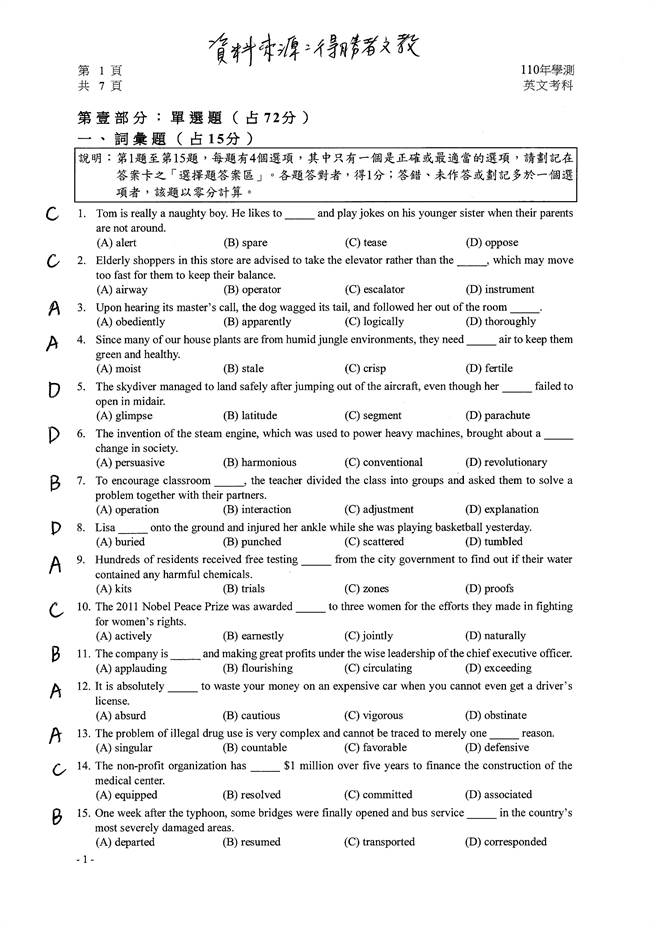
#> input picture EAST_AND_HOUGH_CUT_IMAGE/test.jpg, 656 x 928 px
$ python cut_space.py
#> lines starting #> are read from the running program, lines starting #| are printed output that depends on the picture; after the words box and inside, x2 and y2 are one past the last pixel; in counts of white or black regions, pixels touching at a corner belong together
import numpy as np
import cv2

def hough():
    img = cv2.imread("test.jpg")
#> img is the input picture: shape (928, 656, 3); min 0, max 255, mean 239.2
    gray = cv2.cvtColor(img, cv2.COLOR_BGR2GRAY)
    thresh = cv2.threshold(gray, 0, 255, cv2.THRESH_BINARY_INV + cv2.THRESH_OTSU)[1]
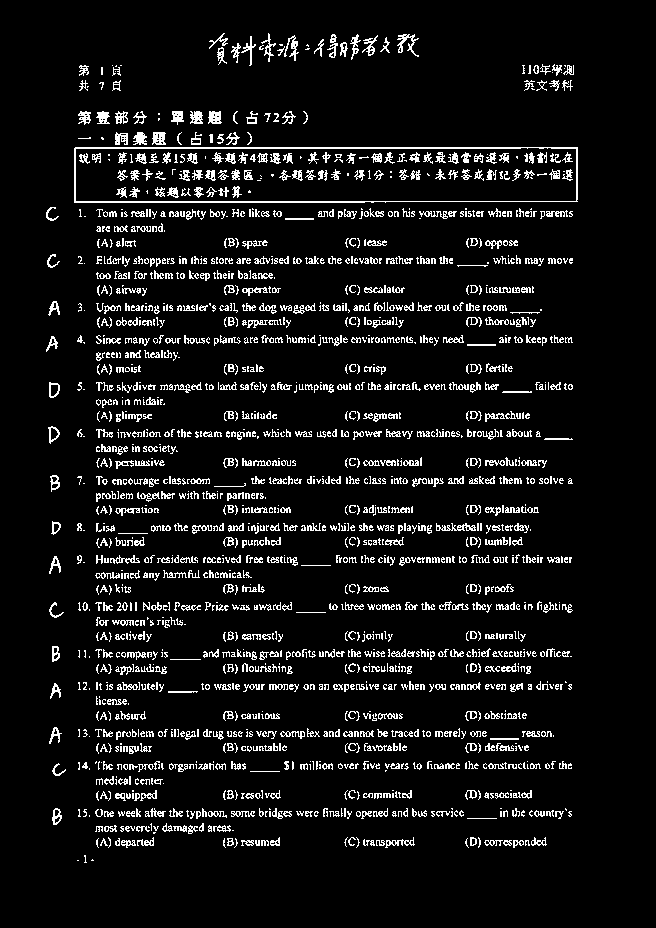
#> thresh: shape (928, 656); 7.9% white in thin lines or dots, all inside (x1, y1, x2, y2) = (46, 33, 578, 863)
    lines = cv2.HoughLinesP(thresh, 1, np.pi/180, 100, minLineLength=1, maxLineGap=100)
#> lines = 182 rows, first 6: [74, 201, 577, 201], [74, 148, 577, 148], [75, 147, 577, 147], [74, 202, 385, 202], [50, 310, 541, 310], [51, 483, 572, 483]

    line_img = np.zeros(img.shape, dtype=np.uint8)
    line_density = {}

    # 每條線的平均 y 座標
    avg_y = [(line[0][1] + line[0][3]) / 2 for line in lines]
#> avg_y = 182 values, max 845 at index 133, min 117 at index 168, mean 485.4


    for line in lines:
        x1, y1, x2, y2 = line[0]
        cv2.line(line_img, (x1, y1), (x2, y2), (0, 255, 0), 2)
        # 對每一條線，增加它覆蓋的 y 座標的直線數量
        for y in range(min(y1, y2), max(y1, y2) + 1):
            if y not in line_density:
                line_density[y] = 0
            line_density[y] += 1
#> this loop made 182 passes
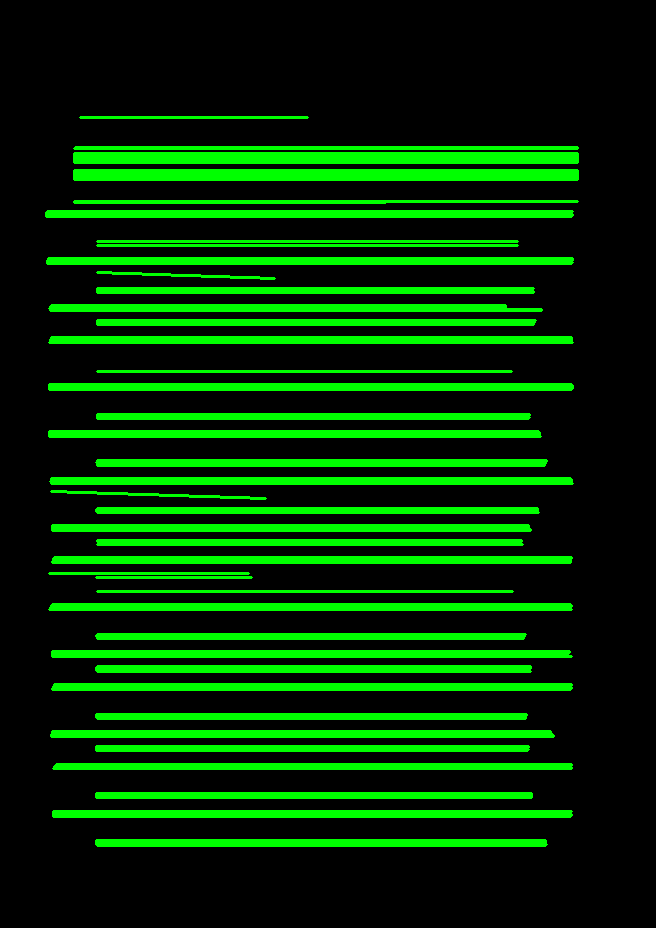
#> line_img: shape (928, 656, 3); mean of channels 0, 1, 2 0, 51.6, 0; drawn as B, G, R
#> after the loop, line_density = 195 items
    cv2.imwrite('Detected space Lines.jpg', line_img)
     # 按照平均 y 座標排序
    lines = [tuple(line[0]) for line in lines]
#> lines = 182 items, first 6: (74, 201, 577, 201), (74, 148, 577, 148), (75, 147, 577, 147), (74, 202, 385, 202), (50, 310, 541, 310), (51, 483, 572, 483)
    lines_sorted = [x for _,x in sorted(zip(avg_y, lines))]
#> lines_sorted = 182 items, first 6: (80, 117, 307, 117), (75, 147, 577, 147), (74, 148, 577, 148), (74, 153, 577, 153), (74, 154, 577, 154), (74, 155, 577, 155)

    # 切割圖片
    split_positions = [0] # 從頂部開始切割

    i = 0
    while i < len(lines_sorted) - 1:
        _, curr_y1, _, curr_y2 = lines_sorted[i]
        curr_y_avg = (curr_y1 + curr_y2) / 2

        j = i + 1
        _, next_y1, _, next_y2 = lines_sorted[j]
        next_y_avg = (next_y1 + next_y2) / 2

        while j < len(lines_sorted) - 1 and abs(curr_y_avg - next_y_avg) < 60:
            j += 1
            _, next_y1, _, next_y2 = lines_sorted[j]
            next_y_avg = (next_y1 + next_y2) / 2

        if j < len(lines_sorted):  # Ensure we're not at the end
            split_positions.append(int(next_y_avg))
        i = j
#> this loop made 11 passes
#> (curr_y1, curr_y2, curr_y_avg, i) on passes 1 to 11: (117, 117, 117, 20), (177, 177, 177, 31), (241, 241, 241, 45), (305, 305, 305, 62), (371, 371, 371, 74), (431, 431, 431, 92), (491, 498, 494.5, 107), (557, 557, 557, 122), (634, 634, 634, 144), (714, 714, 714, 165), (793, 793, 793, 181)
#> after the loop, split_positions = [0, 177, 241, 305, 371, 431, 494, 557, 634, 714, 793, 845]

    split_positions.append(img.shape[0]) # 到底部結束切割

    for i in range(len(split_positions) - 1):
        split_img = img[split_positions[i]:split_positions[i+1], :]
        cv2.imwrite(f'split_{i}.png', split_img)
#> this loop made 12 passes
#> pass 1, in hough, `split_img = img[split_positions[i]:split_positions[i+1], :]`:
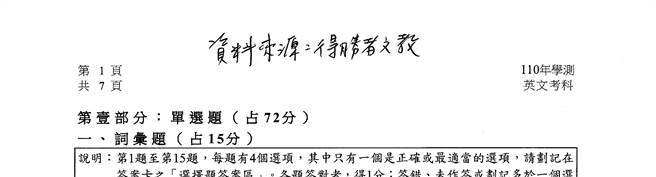
#> split_img: shape (177, 656, 3); min 0, max 255, mean 242.4
#> pass 2, in hough, `split_img = img[split_positions[i]:split_positions[i+1], :]`:
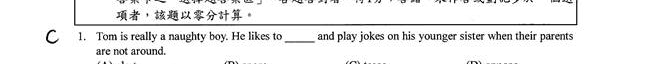
#> split_img: shape (64, 656, 3); min 0, max 255, mean 237.9
#> pass 3, in hough, `split_img = img[split_positions[i]:split_positions[i+1], :]`:
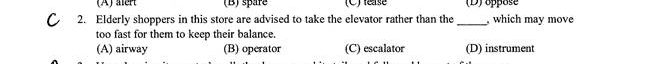
#> split_img: shape (64, 656, 3); min 0, max 255, mean 238.4


hough()

$ run again, with EAST_AND_HOUGH_CUT_IMAGE/question.png saved as EAST_AND_HOUGH_CUT_IMAGE/test.jpg
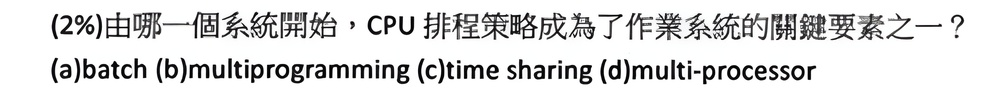
#> input picture EAST_AND_HOUGH_CUT_IMAGE/question.png, 1000 x 95 px, shrunk from 2880 x 273 before the run
#> in hough, img is the input picture: shape (95, 1000, 3); mean B, G, R 222.1, 221.9, 222
#> in hough, `thresh = cv2.threshold(gray, 0, 255, cv2.THRESH_BINARY_INV + cv2.THRES..`:
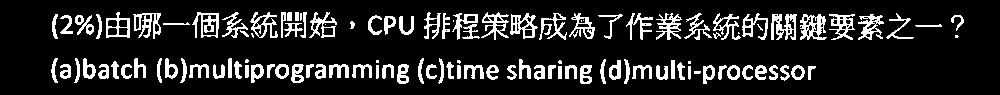
#> thresh: shape (95, 1000); 14.7% white; 117 white regions (14 under 20 px), largest, box (x1, y1, x2, y2) and area: (800, 14, 827, 40) 408, (771, 14, 797, 40) 407, (133, 13, 161, 39) 358
#> in hough, `lines = cv2.HoughLinesP(thresh, 1, np.pi/180, 100, minLineLength=1, ma..`: lines = 44 rows, first 6: [53, 78, 799, 65], [54, 16, 898, 30], [52, 64, 810, 78], [52, 24, 904, 38], [53, 18, 894, 33], [97, 14, 957, 29]
#> avg_y = 44 values, max 78.5 at index 42, min 16.5 at index 23, mean 45.98
#> the loop in hough, `for line in lines:` made 44 passes
#> after the loop in hough, `for line in lines:`: line_density = 53 items
#> in hough, `lines = [tuple(line[0]) for line in lines]`: lines = 44 items, first 6: (53, 78, 799, 65), (54, 16, 898, 30), (52, 64, 810, 78), (52, 24, 904, 38), (53, 18, 894, 33), (97, 14, 957, 29)
#> lines_sorted = 44 items, first 6: (428, 12, 963, 21), (556, 13, 963, 20), (326, 12, 962, 23), (235, 12, 961, 24), (197, 12, 960, 25), (117, 12, 958, 27)
#> the loop in hough, `while i < len(lines_sorted) - 1:` made 2 passes
#> (curr_y1, curr_y2, curr_y_avg, i) on passes 1 to 2: (12, 21, 16.5, 42), (74, 81, 77.5, 43)
#> after the loop in hough, `while i < len(lines_sorted) - 1:`: split_positions = [0, 77, 78]
#> the loop in hough, `for i in range(len(split_positions) - 1):` made 3 passes
#> pass 1, in hough, `split_img = img[split_positions[i]:split_positions[i+1], :]`:
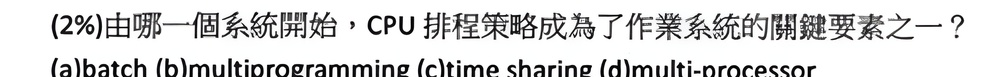
#> split_img: shape (77, 1000, 3); mean B, G, R 217.6, 217.3, 217.4

$ run again, with EAST_AND_HOUGH_CUT_IMAGE/quiz2.jpeg copied over EAST_AND_HOUGH_CUT_IMAGE/test.jpg
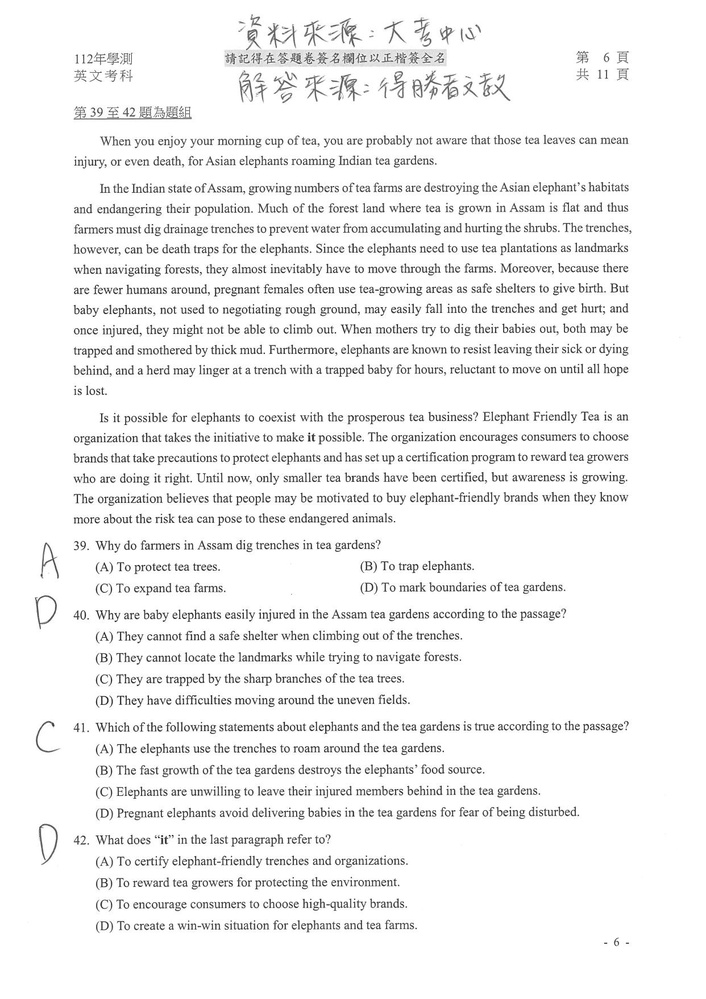
#> input picture EAST_AND_HOUGH_CUT_IMAGE/quiz2.jpeg, 706 x 999 px, shrunk from 1242 x 1756 before the run
#> in hough, img is the input picture: shape (999, 706, 3); min 8, max 255, mean 241.8
#> in hough, `thresh = cv2.threshold(gray, 0, 255, cv2.THRESH_BINARY_INV + cv2.THRES..`:
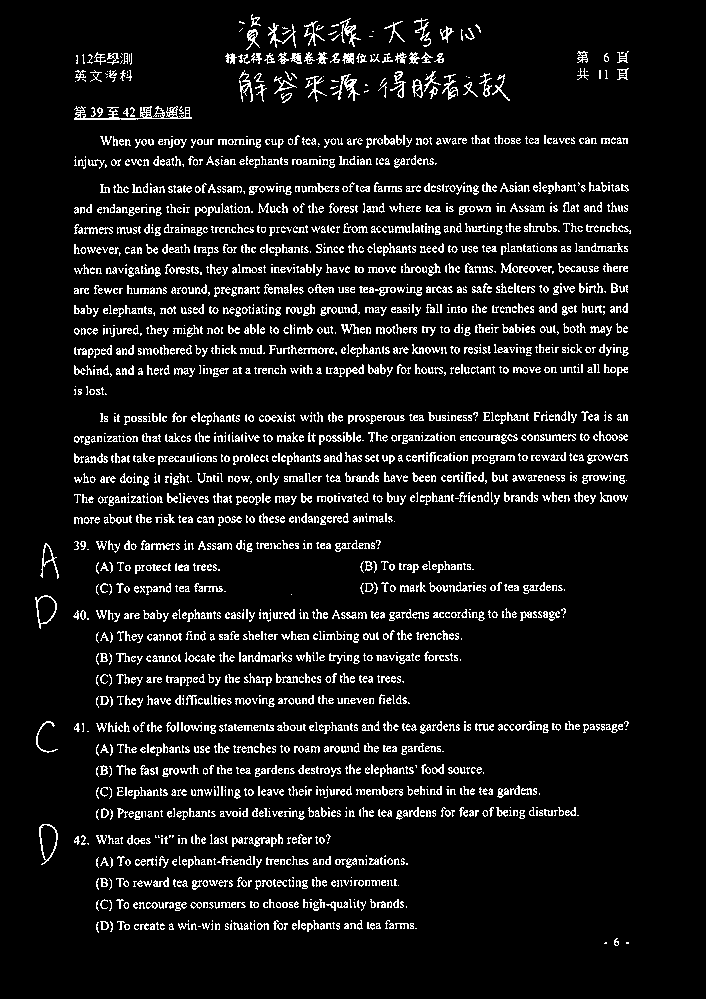
#> thresh: shape (999, 706); 8.4% white in thin lines or dots, all inside (x1, y1, x2, y2) = (35, 14, 631, 946)
#> in hough, `lines = cv2.HoughLinesP(thresh, 1, np.pi/180, 100, minLineLength=1, ma..`: lines = 254 rows, first 6: [42, 725, 627, 725], [74, 460, 627, 460], [74, 440, 626, 440], [74, 251, 627, 251], [74, 456, 625, 456], [75, 231, 630, 231]
#> avg_y = 254 values, max 928 at index 157, min 54 at index 202, mean 498
#> the loop in hough, `for line in lines:` made 254 passes
#> after the loop in hough, `for line in lines:`: line_density = 304 items
#> in hough, `lines = [tuple(line[0]) for line in lines]`: lines = 254 items, first 6: (42, 725, 627, 725), (74, 460, 627, 460), (74, 440, 626, 440), (74, 251, 627, 251), (74, 456, 625, 456), (75, 231, 630, 231)
#> lines_sorted = 254 items, first 6: (83, 54, 442, 54), (76, 55, 441, 55), (76, 56, 441, 56), (77, 57, 377, 57), (77, 58, 443, 58), (76, 63, 440, 57)
#> the loop in hough, `while i < len(lines_sorted) - 1:` made 14 passes
#> (curr_y1, curr_y2, curr_y_avg, i) on passes 1 to 8: (54, 54, 54, 14), (119, 111, 115, 28), (185, 185, 185, 49), (246, 246, 246, 70), (307, 307, 307, 91), (367, 367, 367, 105), (435, 435, 435, 126), (495, 495, 495, 146)
#> after the loop in hough, `while i < len(lines_sorted) - 1:`: split_positions = [0, 115, 185, 246, 307, 367, 435, 495, 565, 634, 698, 768, 838, 902, 928]
#> the loop in hough, `for i in range(len(split_positions) - 1):` made 15 passes
#> pass 3, in hough, `split_img = img[split_positions[i]:split_positions[i+1], :]`:
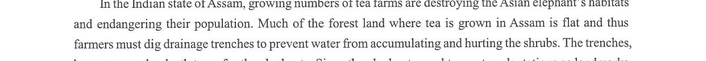
#> split_img: shape (61, 706, 3); min 39, max 255, mean 235
